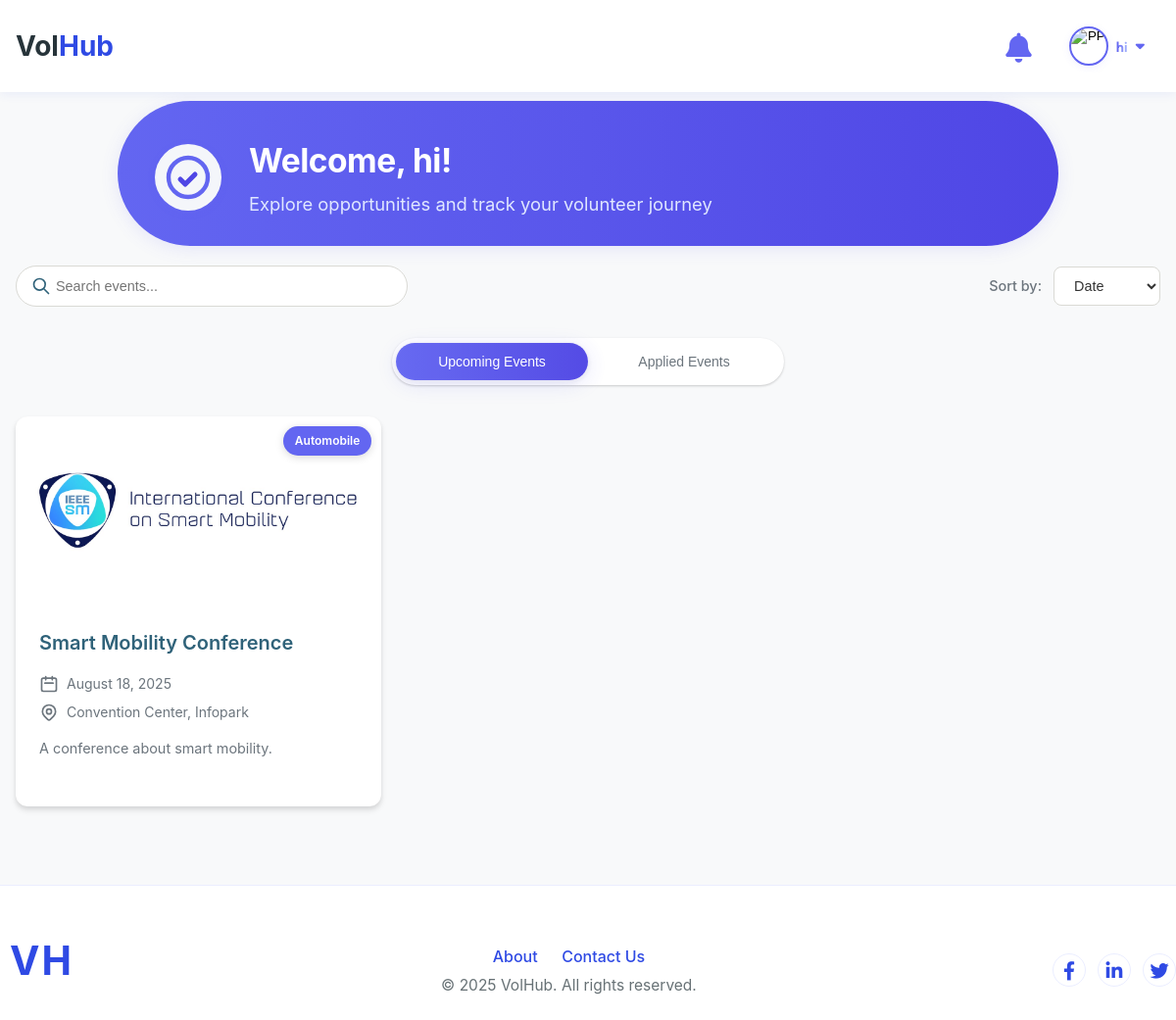
Page /User/volunteer-dashboard/ (signed in) on the committed database.
### Guest/models.py (models this page shows, shortened)
class tbl_user(models.Model):
    user_email = models.EmailField(max_length=50, unique=True)
    user_name = models.CharField(max_length=50, null=True, blank=True)
    user_username = models.CharField(max_length=50, null=True, blank=True)
    user_contact = models.CharField(max_length=10, null=True, blank=True)
    user_address = models.CharField(max_length=100, null=True, blank=True)
    user_password = models.CharField(max_length=128, null=True, blank=True)  # Store hashed password
    user_city = models.ForeignKey(tbl_city, on_delete=models.CASCADE, null=True)
    user_photo = models.FileField(upload_to="Assets/Files/User", null=True, blank=True)
    user_gender = models.CharField(max_length=100, null=True, blank=True)
    user_bio = models.TextField(null=True, blank=True)
    user_links = models.TextField(null=True, blank=True)  # Store as JSON (GitHub, LinkedIn, etc.)
    user_degree_type = models.CharField(max_length=50, null=True, blank=True)
    user_institution = models.CharField(max_length=100, null=True, blank=True)
    user_field_of_study = models.CharField(max_length=100, null=True, blank=True)
    user_graduation_month = models.IntegerField(null=True, blank=True)  # Store as month number (1-12)
    user_graduation_year = models.IntegerField(null=True, blank=True)  # Store as year (YYYY)
    user_emergency_name = models.CharField(max_length=100, null=True, blank=True)
    user_emergency_phone = models.CharField(max_length=15, null=True, blank=True)
    user_organization_name = models.CharField(max_length=100, null=True, blank=True)
    user_job_title = models.CharField(max_length=100, null=True, blank=True)
    user_industry = models.CharField(max_length=100, null=True, blank=True)
    user_location = models.CharField(max_length=100, null=True, blank=True)
    user_official_address = models.CharField(max_length=200, null=True, blank=True)
    user_official_contact_number = models.CharField(max_length=15, null=True, blank=True)
    is_basic_profile_complete = models.BooleanField(default=False)
    is_volunteer_profile_complete = models.BooleanField(default=False)
    is_organizer_profile_complete = models.BooleanField(default=False)
    user_past_volunteering = models.TextField(null=True, blank=True)
    user_type = models.CharField(max_length=10, choices=USER_TYPES, default='volunteer')
    user_visibility = models.BooleanField(default=False)  # If true, profile is public and visible to anyone

### User/models.py (models this page shows)
class tbl_event(models.Model):
    event_title=models.CharField(max_length=30)
    event_content=models.CharField(max_length=30)
    event_datetime=models.DateTimeField()
    event_file=models.FileField(upload_to="Assets/Files/User")
    event_created_at = models.DateTimeField(auto_now_add=True)
    event_venue=models.CharField(max_length=30)
    event_city=models.ForeignKey(tbl_city,on_delete=models.CASCADE)
    event_stipend=models.CharField(max_length=30)
    event_status=models.IntegerField(default=0)
    industry=models.ForeignKey(tbl_industry,on_delete=models.CASCADE)
    user=models.ForeignKey(tbl_user,on_delete=models.CASCADE)
    volunteer_slots=models.PositiveIntegerField(default=1)
    required_skills=models.ManyToManyField(tbl_skill)
    application_deadline=models.DateTimeField()
    visibility=models.IntegerField(default=1)

class tbl_industry(models.Model):
    industry_name = models.CharField(max_length=100, unique=True)

### User/views.py (the view)
# urls.py: path('volunteer-dashboard/', views.volunteer_dashboard, name='volunteer_dashboard'),
def volunteer_dashboard(request):
    user_id = request.session.get('u_id')
    if not user_id:
        return redirect('Guest:login')
    user = tbl_user.objects.get(id=user_id)
    today = timezone.now().date()
    applied_event_ids = tbl_request.objects.filter(user_id=user_id).values_list('event_id', flat=True)
    upcoming_events = tbl_event.objects.filter(
        event_datetime__gte=today,
        event_status=1,
        visibility=1
    ).exclude(id__in=applied_event_ids)
    applied_events = tbl_event.objects.filter(
        event_datetime__gte=today
    ).filter(
        id__in=applied_event_ids
    ).prefetch_related('requests')
    context = {
        'user': user,
        'upcoming_events': upcoming_events,
        'applied_events': applied_events,
        'username': request.session.get('username', 'User'),
        'dashboard_type': 'volunteer'
    }
    return render(request, 'User/volunteer_dashboard.html', context)

### User/templates/User/volunteer_dashboard.html (shortened to what this page needs)
{% extends 'Guest/base.html' %}
{% load static %}
{% block content %}
<link rel="stylesheet" href="{% static 'User/css/volunteer_dashboard.css' %}">
<div class="vol-dashboard-container">
    <div class="vol-banner">
        <div class="vol-banner-content">
            <div class="vol-banner-icon">
                <svg width="48" height="48" fill="none" stroke="#6366f1" stroke-width="2.2" viewBox="0 0 24 24">
                    <circle cx="12" cy="12" r="10" fill="#f4f6fa"/>
                    <path d="M8 13l2.5 2.5 5-5" stroke="#4f46e5" stroke-width="2.5" stroke-linecap="round" stroke-linejoin="round"/>
                </svg>
            </div>
            <div class="vol-banner-text">
                <h1 class="vol-banner-title">Welcome, {{ user.user_name|default:user.user_username|default:"Volunteer" }}!</h1>
                <p class="vol-banner-subtitle">Explore opportunities and track your volunteer journey</p>
            </div>
        </div>
    </div>
    <div class="container main-container">
        <div class="search-sort-container">
            <div class="search-container">
                <input type="text" id="event-search" placeholder="Search events..." class="search-input">
                <svg class="search-icon" fill="none" stroke-linecap="round" stroke-linejoin="round" stroke-width="2" viewBox="0 0 24 24" stroke="currentColor">
                    <path d="M21 21l-6-6m2-5a7 7 0 11-14 0 7 7 0 0114 0z"></path>
                </svg>
            </div>
            <div class="sort-container">
                <label for="sort-select" class="sort-label">Sort by:</label>
                <select id="sort-select" class="sort-select">
                    <option value="date">Date</option>
                </select>
            </div>
        </div>
        <div class="tabs-container">
            <div class="tab-buttons-wrapper">
                <div class="tab-buttons">
                    <button id="tab-1" class="tab-button active">Upcoming Events</button>
                    <button id="tab-2" class="tab-button">Applied Events</button>
                    <div class="tab-slider"></div>
                </div>
            </div>
            <div class="tab-content-container">
                <div id="tab-content-1" class="tab-content active">
                    <div class="events-grid">
                        {% if upcoming_events %}
                            {% for event in upcoming_events %}
                                <div class="event-card">{% include 'User/partials/event_card.html' with event=event %}</div>
                            {% endfor %}
                        {% endif %}
                    </div>
                </div>
            </div>
        </div>
    </div>
</div>
{% endblock %}

### User/templates/User/partials/event_card.html (shortened to what this page needs)
<a href="{% url 'User:event_detail' event.id %}" class="event-card event-card-link" tabindex="0" aria-label="Manage event {{ event.event_title }}">
    <div class="event-image">
        {% if event.event_file %}
            <img src="{{ event.event_file.url }}" alt="{{ event.event_title }}" class="event-thumbnail">
        {% endif %}
        <div class="industry-badge">
            {{ event.industry.industry_name }}
        </div>
    </div>
    <div class="event-details">
        <h3 class="event-title">{{ event.event_title|escape }}</h3>
        <div class="event-meta">
            <div class="event-date">
                <svg xmlns="http://www.w3.org/2000/svg" class="meta-icon" fill="none" viewBox="0 0 24 24" stroke="currentColor">
                    <path stroke-linecap="round" stroke-linejoin="round" stroke-width="2" d="M8 7V3m8 4V3m-9 8h10M5 21h14a2 2 0 002-2V7a2 2 0 00-2-2H5a2 2 0 00-2 2v12a2 2 0 002 2z" />
                </svg>
                <span>{{ event.event_datetime|date:"F j, Y" }}</span>
            </div>
            <div class="event-location">
                <span>{{ event.event_venue|default:"Location TBA"|escape }}</span>
            </div>
        </div>
        <p class="event-description">
            {{ event.event_content|truncatewords:20|escape }}
        </p>
    </div>
</a>

### Guest/static/Guest/index.css (style rules this page uses)
:root { --primary-color: hsl(231, 77%, 54%); --secondary-color: hsl(232, 74%, 33%); --accent-color: #ffe66d; --accent-blue: #6c5ce7; --text-color: hsl(200, 19%, 19%); --text-light: hsl(200, 19%, 19%, 0.7); --bg-color: hsl(0, 0%, 100%); --bg-light: hsl(231, 100%, 96%); --bg-card: hsl(0, 0%, 100%); --border-color: hsl(231, 100%, 96%); --shadow-color: hsla(231, 77%, 54%, 0.08); --shadow-hover: hsla(231, 77%, 54%, 0.15); }
* { margin: 0; padding: 0; box-sizing: border-box; }
html, body { height: 100%; min-height: 100%; }
body { display: flex; flex-direction: column; min-height: 100vh; font-family: 'Outfit', sans-serif; font-size: 16px; line-height: 1.6; color: var(--text-color); background-color: var(--bg-color); overflow-x: hidden; transition: background-color 0.5s ease, color 0.5s ease; }
a { text-decoration: none; color: var(--primary-color); transition: all 0.3s ease; }
img { max-width: 100%; height: auto; }
.container { max-width: 1200px; margin: 0 auto; padding: 0 20px; position: relative; z-index: 2; }

### User/templates/User/volunteer_dashboard.html (style rules this page uses)
.vol-banner { background: linear-gradient(90deg, #6366f1 0%, #4f46e5 100%); border-radius: 999px; width: 80%; padding: 36px 38px 28px 38px; margin-top: 20px; margin-bottom: 20px; margin-left: auto; margin-right: auto; display: flex; align-items: center; box-shadow: 0 3px 18px 0 rgba(99,102,241,0.13); }
.vol-banner-content { display: flex; align-items: center; width: 100%; }
.vol-banner-icon { background: #f4f6fa; border-radius: 50%; width: 68px; height: 68px; display: flex; align-items: center; justify-content: center; margin-right: 28px; box-shadow: 0 2px 8px 0 rgba(99,102,241,0.10); }
.vol-banner-title { color: #fff; font-size: 2.1rem; font-weight: 700; margin-bottom: 6px; letter-spacing: -0.5px; }
.vol-banner-subtitle { color: #e0e7ff; font-size: 1.15rem; font-weight: 400; margin: 0; }
.tab-buttons-wrapper { position: relative; }
.tab-slider { background: linear-gradient(90deg, #6366f1 0%, #4f46e5 100%); border-radius: 999px; height: 38px; width: 140px; position: absolute; left: 0; top: 50%; transform: translateY(-50%) scale(1); box-shadow: 0 4px 24px 0 rgba(99,102,241,0.16), 0 1.5px 6px 0 rgba(60,60,90,0.10); z-index: 1; opacity: 0.97; transition: left 0.54s cubic-bezier(.22,1,.36,1), width 0.54s cubic-bezier(.22,1,.36,1), box-shadow 0.38s cubic-bezier(.22,1,.36,1), transform 0.38s cubic-bezier(.22,1,.36,1), opacity 0.38s cubic-bezier(.22,1,.36,1); }

### User/templates/User/partials/event_card.html (style rules this page uses)
.event-card-link { text-decoration: none; color: inherit; cursor: pointer; transition: box-shadow 0.18s; outline: none; display: block; height: 100%; }
.event-image { position: relative; }
.industry-badge { position: absolute; top: 10px; right: 10px; background-color: #6366f1; color: white; font-size: 12px; font-weight: 600; padding: 6px 12px; border-radius: 999px; box-shadow: 0 2px 8px rgba(0, 0, 0, 0.15); z-index: 5; white-space: nowrap; }

### rows in the picture
tbl_user: user_name "hi"
tbl_event: event_file (picture), industry.industry_name "Automobile", event_title "Smart Mobility Conference", event_datetime "August 18, 2025", event_venue "Convention Center, Infopark", event_content "A conference about smart mobility."

### other values in the picture
{{ request.session.name|default:request.session.username }} "hi"
